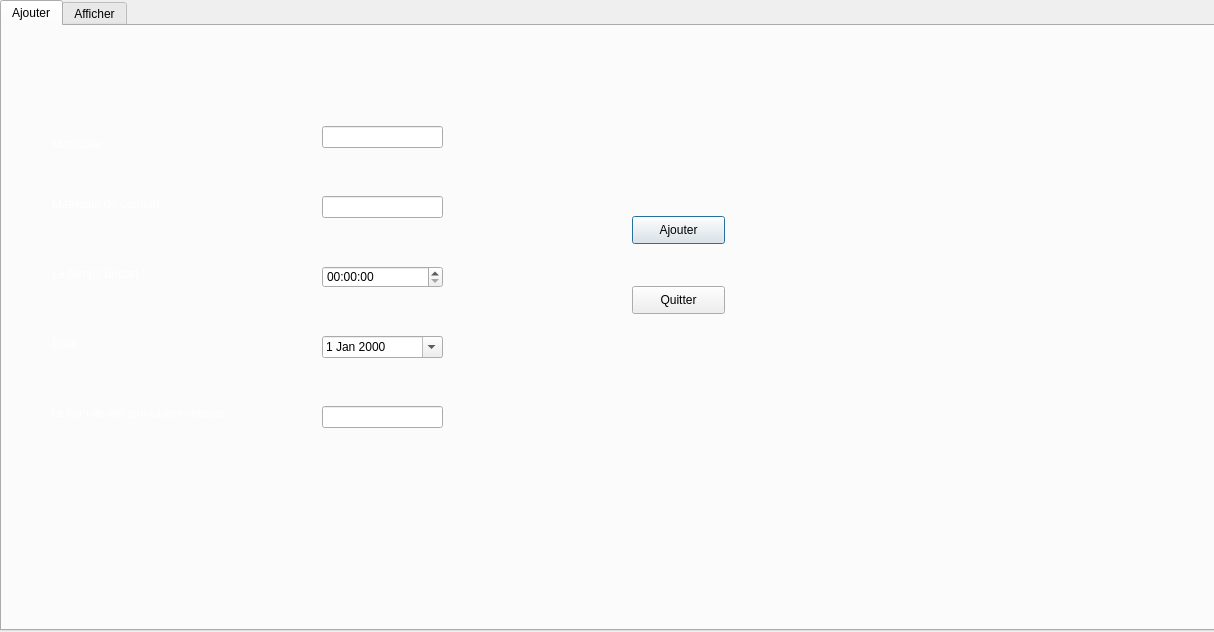
<?xml version="1.0" encoding="UTF-8"?>
<ui version="4.0">
 <class>GestionDechet</class>
 <widget class="QDialog" name="GestionDechet">
  <property name="geometry">
   <rect>
    <x>0</x>
    <y>0</y>
    <width>1214</width>
    <height>632</height>
   </rect>
  </property>
  <property name="windowTitle">
   <string>Gestion Dechets</string>
  </property>
  <widget class="QTabWidget" name="tabWidget2">
   <property name="geometry">
    <rect>
     <x>0</x>
     <y>0</y>
     <width>1261</width>
     <height>631</height>
    </rect>
   </property>
   <property name="styleSheet">
    <string notr="true"/>
   </property>
   <property name="currentIndex">
    <number>0</number>
   </property>
   <widget class="QWidget" name="tab_17">
    <attribute name="title">
     <string>Ajouter</string>
    </attribute>
    <widget class="QLabel" name="label_13">
     <property name="geometry">
      <rect>
       <x>50</x>
       <y>170</y>
       <width>131</width>
       <height>16</height>
      </rect>
     </property>
     <property name="text">
      <string>&lt;html&gt;&lt;head/&gt;&lt;body&gt;&lt;p&gt;&lt;span style=&quot; color:#ffffff;&quot;&gt;Matricule de camion&lt;/span&gt;&lt;/p&gt;&lt;/body&gt;&lt;/html&gt;</string>
     </property>
    </widget>
    <widget class="QLabel" name="label_14">
     <property name="geometry">
      <rect>
       <x>50</x>
       <y>380</y>
       <width>231</width>
       <height>16</height>
      </rect>
     </property>
     <property name="font">
      <font>
       <family>Tahoma</family>
       <pointsize>8</pointsize>
      </font>
     </property>
     <property name="text">
      <string>&lt;html&gt;&lt;head/&gt;&lt;body&gt;&lt;p&gt;&lt;span style=&quot; color:#ffffff;&quot;&gt;Le nom de cité qu'il va etre nettoyer :&lt;/span&gt;&lt;/p&gt;&lt;/body&gt;&lt;/html&gt;</string>
     </property>
    </widget>
    <widget class="QLabel" name="label_15">
     <property name="geometry">
      <rect>
       <x>50</x>
       <y>240</y>
       <width>111</width>
       <height>16</height>
      </rect>
     </property>
     <property name="text">
      <string>&lt;html&gt;&lt;head/&gt;&lt;body&gt;&lt;p&gt;&lt;span style=&quot; color:#ffffff;&quot;&gt;Le temps départ :&lt;/span&gt;&lt;/p&gt;&lt;/body&gt;&lt;/html&gt;</string>
     </property>
    </widget>
    <widget class="QLabel" name="label_16">
     <property name="geometry">
      <rect>
       <x>50</x>
       <y>310</y>
       <width>56</width>
       <height>16</height>
      </rect>
     </property>
     <property name="text">
      <string>&lt;html&gt;&lt;head/&gt;&lt;body&gt;&lt;p&gt;&lt;span style=&quot; color:#ffffff;&quot;&gt;Date :&lt;/span&gt;&lt;/p&gt;&lt;/body&gt;&lt;/html&gt;</string>
     </property>
    </widget>
    <widget class="QPushButton" name="pb_ajouter1">
     <property name="geometry">
      <rect>
       <x>630</x>
       <y>190</y>
       <width>93</width>
       <height>28</height>
      </rect>
     </property>
     <property name="text">
      <string>Ajouter</string>
     </property>
    </widget>
    <widget class="QLineEdit" name="le_matricule">
     <property name="geometry">
      <rect>
       <x>320</x>
       <y>170</y>
       <width>121</width>
       <height>22</height>
      </rect>
     </property>
    </widget>
    <widget class="QLineEdit" name="le_cite">
     <property name="geometry">
      <rect>
       <x>320</x>
       <y>380</y>
       <width>121</width>
       <height>22</height>
      </rect>
     </property>
    </widget>
    <widget class="QPushButton" name="pb_quitter">
     <property name="geometry">
      <rect>
       <x>630</x>
       <y>260</y>
       <width>93</width>
       <height>28</height>
      </rect>
     </property>
     <property name="text">
      <string>Quitter</string>
     </property>
    </widget>
    <widget class="QLineEdit" name="le_matricule_D">
     <property name="geometry">
      <rect>
       <x>320</x>
       <y>100</y>
       <width>121</width>
       <height>22</height>
      </rect>
     </property>
    </widget>
    <widget class="QLabel" name="label_18">
     <property name="geometry">
      <rect>
       <x>50</x>
       <y>110</y>
       <width>131</width>
       <height>16</height>
      </rect>
     </property>
     <property name="text">
      <string>&lt;html&gt;&lt;head/&gt;&lt;body&gt;&lt;p&gt;&lt;span style=&quot; color:#ffffff;&quot;&gt;Matricule &lt;/span&gt;&lt;/p&gt;&lt;/body&gt;&lt;/html&gt;</string>
     </property>
    </widget>
    <widget class="QDateEdit" name="le_date">
     <property name="geometry">
      <rect>
       <x>320</x>
       <y>310</y>
       <width>121</width>
       <height>22</height>
      </rect>
     </property>
     <property name="calendarPopup">
      <bool>true</bool>
     </property>
    </widget>
    <widget class="QTimeEdit" name="le_temps">
     <property name="geometry">
      <rect>
       <x>320</x>
       <y>240</y>
       <width>121</width>
       <height>22</height>
      </rect>
     </property>
    </widget>
    <widget class="QLabel" name="label_2">
     <property name="geometry">
      <rect>
       <x>0</x>
       <y>0</y>
       <width>1221</width>
       <height>611</height>
      </rect>
     </property>
     <property name="text">
      <string/>
     </property>
    </widget>
    <zorder>label_2</zorder>
    <zorder>label_13</zorder>
    <zorder>label_14</zorder>
    <zorder>label_15</zorder>
    <zorder>label_16</zorder>
    <zorder>pb_ajouter1</zorder>
    <zorder>le_matricule</zorder>
    <zorder>le_cite</zorder>
    <zorder>pb_quitter</zorder>
    <zorder>le_matricule_D</zorder>
    <zorder>label_18</zorder>
    <zorder>le_date</zorder>
    <zorder>le_temps</zorder>
   </widget>
   <widget class="QWidget" name="tab_18">
    <attribute name="title">
     <string>Afficher</string>
    </attribute>
    <widget class="QTableView" name="tab_dechet">
     <property name="geometry">
      <rect>
       <x>10</x>
       <y>90</y>
       <width>671</width>
       <height>381</height>
      </rect>
     </property>
     <property name="styleSheet">
      <string notr="true"/>
     </property>
    </widget>
    <widget class="QLabel" name="label_88">
     <property name="geometry">
      <rect>
       <x>30</x>
       <y>490</y>
       <width>341</width>
       <height>31</height>
      </rect>
     </property>
     <property name="font">
      <font>
       <family>Tahoma</family>
      </font>
     </property>
     <property name="text">
      <string>&lt;html&gt;&lt;head/&gt;&lt;body&gt;&lt;p&gt;&lt;span style=&quot; font-size:9pt; color:#ffffff;&quot;&gt;Supprimer un groupe (par destination) :&lt;/span&gt;&lt;/p&gt;&lt;/body&gt;&lt;/html&gt;</string>
     </property>
    </widget>
    <widget class="QLineEdit" name="le_supp">
     <property name="geometry">
      <rect>
       <x>30</x>
       <y>540</y>
       <width>231</width>
       <height>28</height>
      </rect>
     </property>
    </widget>
    <widget class="QPushButton" name="pb_supp">
     <property name="geometry">
      <rect>
       <x>280</x>
       <y>540</y>
       <width>93</width>
       <height>28</height>
      </rect>
     </property>
     <property name="text">
      <string>Supprimer</string>
     </property>
    </widget>
    <widget class="QLineEdit" name="le_recherche">
     <property name="geometry">
      <rect>
       <x>380</x>
       <y>40</y>
       <width>301</width>
       <height>28</height>
      </rect>
     </property>
    </widget>
    <widget class="QLabel" name="label_19">
     <property name="geometry">
      <rect>
       <x>840</x>
       <y>330</y>
       <width>56</width>
       <height>16</height>
      </rect>
     </property>
     <property name="text">
      <string>&lt;html&gt;&lt;head/&gt;&lt;body&gt;&lt;p&gt;&lt;span style=&quot; color:#ffffff;&quot;&gt;Date :&lt;/span&gt;&lt;/p&gt;&lt;/body&gt;&lt;/html&gt;</string>
     </property>
    </widget>
    <widget class="QLabel" name="label_21">
     <property name="geometry">
      <rect>
       <x>830</x>
       <y>210</y>
       <width>111</width>
       <height>16</height>
      </rect>
     </property>
     <property name="text">
      <string>&lt;html&gt;&lt;head/&gt;&lt;body&gt;&lt;p&gt;&lt;span style=&quot; color:#ffffff;&quot;&gt;L’heure du départ :&lt;/span&gt;&lt;/p&gt;&lt;/body&gt;&lt;/html&gt;</string>
     </property>
    </widget>
    <widget class="QLineEdit" name="le_cite_2">
     <property name="geometry">
      <rect>
       <x>1070</x>
       <y>290</y>
       <width>121</width>
       <height>22</height>
      </rect>
     </property>
    </widget>
    <widget class="QLabel" name="label_17">
     <property name="geometry">
      <rect>
       <x>830</x>
       <y>250</y>
       <width>131</width>
       <height>16</height>
      </rect>
     </property>
     <property name="text">
      <string>&lt;html&gt;&lt;head/&gt;&lt;body&gt;&lt;p&gt;&lt;span style=&quot; color:#ffffff;&quot;&gt;Matricule du camion :&lt;/span&gt;&lt;/p&gt;&lt;/body&gt;&lt;/html&gt;</string>
     </property>
    </widget>
    <widget class="QLabel" name="label_20">
     <property name="geometry">
      <rect>
       <x>830</x>
       <y>290</y>
       <width>231</width>
       <height>16</height>
      </rect>
     </property>
     <property name="text">
      <string>&lt;html&gt;&lt;head/&gt;&lt;body&gt;&lt;p&gt;&lt;span style=&quot; color:#ffffff;&quot;&gt;Le nom de la cité qui va être nettoyée :&lt;/span&gt;&lt;/p&gt;&lt;/body&gt;&lt;/html&gt;</string>
     </property>
    </widget>
    <widget class="QLineEdit" name="le_matricule_2">
     <property name="geometry">
      <rect>
       <x>1070</x>
       <y>250</y>
       <width>121</width>
       <height>22</height>
      </rect>
     </property>
    </widget>
    <widget class="QPushButton" name="pb_MODIFIER">
     <property name="geometry">
      <rect>
       <x>970</x>
       <y>410</y>
       <width>93</width>
       <height>28</height>
      </rect>
     </property>
     <property name="styleSheet">
      <string notr="true"/>
     </property>
     <property name="text">
      <string>Modifier</string>
     </property>
    </widget>
    <widget class="QComboBox" name="cb_recherche">
     <property name="geometry">
      <rect>
       <x>270</x>
       <y>40</y>
       <width>93</width>
       <height>28</height>
      </rect>
     </property>
     <item>
      <property name="text">
       <string>MATRICULE</string>
      </property>
     </item>
     <item>
      <property name="text">
       <string>MATRICULED</string>
      </property>
     </item>
     <item>
      <property name="text">
       <string>DESTINATION</string>
      </property>
     </item>
     <item>
      <property name="text">
       <string>TEMPS_A</string>
      </property>
     </item>
     <item>
      <property name="text">
       <string>DATE_A</string>
      </property>
     </item>
    </widget>
    <widget class="QPushButton" name="pb_tri_dest">
     <property name="geometry">
      <rect>
       <x>1090</x>
       <y>30</y>
       <width>93</width>
       <height>28</height>
      </rect>
     </property>
     <property name="text">
      <string>trier </string>
     </property>
    </widget>
    <widget class="QLineEdit" name="le_matricule_D2">
     <property name="geometry">
      <rect>
       <x>1070</x>
       <y>180</y>
       <width>121</width>
       <height>22</height>
      </rect>
     </property>
    </widget>
    <widget class="QLabel" name="label_22">
     <property name="geometry">
      <rect>
       <x>830</x>
       <y>180</y>
       <width>131</width>
       <height>16</height>
      </rect>
     </property>
     <property name="text">
      <string>&lt;html&gt;&lt;head/&gt;&lt;body&gt;&lt;p&gt;&lt;span style=&quot; color:#ffffff;&quot;&gt;Matricule  :&lt;/span&gt;&lt;/p&gt;&lt;/body&gt;&lt;/html&gt;</string>
     </property>
    </widget>
    <widget class="QLabel" name="label_121">
     <property name="geometry">
      <rect>
       <x>150</x>
       <y>40</y>
       <width>91</width>
       <height>31</height>
      </rect>
     </property>
     <property name="text">
      <string>&lt;html&gt;&lt;head/&gt;&lt;body&gt;&lt;p&gt;&lt;span style=&quot; color:#ffffff;&quot;&gt;Rechercher&lt;/span&gt;&lt;/p&gt;&lt;/body&gt;&lt;/html&gt;</string>
     </property>
    </widget>
    <widget class="Line" name="line_41">
     <property name="geometry">
      <rect>
       <x>740</x>
       <y>90</y>
       <width>20</width>
       <height>391</height>
      </rect>
     </property>
     <property name="orientation">
      <enum>Qt::Vertical</enum>
     </property>
    </widget>
    <widget class="Line" name="line_42">
     <property name="geometry">
      <rect>
       <x>750</x>
       <y>470</y>
       <width>481</width>
       <height>20</height>
      </rect>
     </property>
     <property name="orientation">
      <enum>Qt::Horizontal</enum>
     </property>
    </widget>
    <widget class="Line" name="line_43">
     <property name="geometry">
      <rect>
       <x>750</x>
       <y>80</y>
       <width>481</width>
       <height>20</height>
      </rect>
     </property>
     <property name="orientation">
      <enum>Qt::Horizontal</enum>
     </property>
    </widget>
    <widget class="QComboBox" name="ordre_tri_dechet">
     <property name="geometry">
      <rect>
       <x>920</x>
       <y>30</y>
       <width>93</width>
       <height>28</height>
      </rect>
     </property>
     <item>
      <property name="text">
       <string>ASC</string>
      </property>
     </item>
     <item>
      <property name="text">
       <string>DESC</string>
      </property>
     </item>
    </widget>
    <widget class="QComboBox" name="colone_tri_dechet">
     <property name="geometry">
      <rect>
       <x>750</x>
       <y>30</y>
       <width>93</width>
       <height>28</height>
      </rect>
     </property>
     <item>
      <property name="text">
       <string>MATRICULED</string>
      </property>
     </item>
     <item>
      <property name="text">
       <string>DESTINATION</string>
      </property>
     </item>
    </widget>
    <widget class="QDateEdit" name="le_date_2">
     <property name="geometry">
      <rect>
       <x>1070</x>
       <y>330</y>
       <width>121</width>
       <height>22</height>
      </rect>
     </property>
     <property name="calendarPopup">
      <bool>true</bool>
     </property>
    </widget>
    <widget class="QTimeEdit" name="le_temps_2">
     <property name="geometry">
      <rect>
       <x>1070</x>
       <y>210</y>
       <width>121</width>
       <height>22</height>
      </rect>
     </property>
    </widget>
    <widget class="QLabel" name="label">
     <property name="geometry">
      <rect>
       <x>0</x>
       <y>0</y>
       <width>1221</width>
       <height>611</height>
      </rect>
     </property>
     <property name="text">
      <string/>
     </property>
    </widget>
    <zorder>label</zorder>
    <zorder>tab_dechet</zorder>
    <zorder>label_88</zorder>
    <zorder>le_supp</zorder>
    <zorder>pb_supp</zorder>
    <zorder>le_recherche</zorder>
    <zorder>label_19</zorder>
    <zorder>label_21</zorder>
    <zorder>le_cite_2</zorder>
    <zorder>label_17</zorder>
    <zorder>label_20</zorder>
    <zorder>le_matricule_2</zorder>
    <zorder>pb_MODIFIER</zorder>
    <zorder>cb_recherche</zorder>
    <zorder>pb_tri_dest</zorder>
    <zorder>le_matricule_D2</zorder>
    <zorder>label_22</zorder>
    <zorder>label_121</zorder>
    <zorder>line_41</zorder>
    <zorder>line_42</zorder>
    <zorder>line_43</zorder>
    <zorder>ordre_tri_dechet</zorder>
    <zorder>colone_tri_dechet</zorder>
    <zorder>le_date_2</zorder>
    <zorder>le_temps_2</zorder>
   </widget>
  </widget>
 </widget>
 <resources/>
 <connections/>
</ui>
